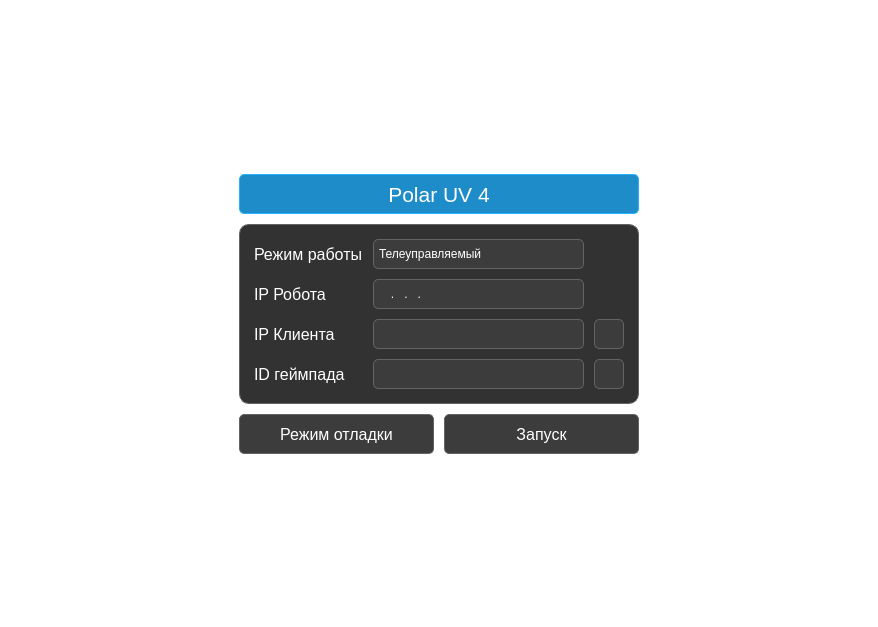
<?xml version="1.0" encoding="UTF-8"?>
<ui version="4.0">
 <class>AuthorizationWidget</class>
 <widget class="QWidget" name="AuthorizationWidget">
  <property name="geometry">
   <rect>
    <x>0</x>
    <y>0</y>
    <width>878</width>
    <height>627</height>
   </rect>
  </property>
  <property name="windowTitle">
   <string>AutorizationWidget</string>
  </property>
  <property name="styleSheet">
   <string notr="true">background: transparent;</string>
  </property>
  <layout class="QGridLayout" name="gridLayout_2">
   <property name="leftMargin">
    <number>0</number>
   </property>
   <property name="topMargin">
    <number>0</number>
   </property>
   <property name="rightMargin">
    <number>0</number>
   </property>
   <property name="bottomMargin">
    <number>0</number>
   </property>
   <property name="spacing">
    <number>10</number>
   </property>
   <item row="2" column="0">
    <spacer name="horizontalSpacer">
     <property name="orientation">
      <enum>Qt::Horizontal</enum>
     </property>
     <property name="sizeHint" stdset="0">
      <size>
       <width>220</width>
       <height>20</height>
      </size>
     </property>
    </spacer>
   </item>
   <item row="2" column="2">
    <spacer name="horizontalSpacer_2">
     <property name="orientation">
      <enum>Qt::Horizontal</enum>
     </property>
     <property name="sizeHint" stdset="0">
      <size>
       <width>40</width>
       <height>20</height>
      </size>
     </property>
    </spacer>
   </item>
   <item row="1" column="1">
    <widget class="QLabel" name="NameLabel">
     <property name="sizePolicy">
      <sizepolicy hsizetype="Preferred" vsizetype="Fixed">
       <horstretch>0</horstretch>
       <verstretch>0</verstretch>
      </sizepolicy>
     </property>
     <property name="minimumSize">
      <size>
       <width>0</width>
       <height>40</height>
      </size>
     </property>
     <property name="maximumSize">
      <size>
       <width>16777215</width>
       <height>40</height>
      </size>
     </property>
     <property name="font">
      <font>
       <pointsize>16</pointsize>
      </font>
     </property>
     <property name="styleSheet">
      <string notr="true">QLabel
{
	color: white;
	background-color:rgb(30,140,200);
	border-width:1px;
	border-color: rgb(38,179,255);
	border-radius:5px;
	border-style:solid;
}</string>
     </property>
     <property name="text">
      <string>Polar UV 4</string>
     </property>
     <property name="alignment">
      <set>Qt::AlignCenter</set>
     </property>
    </widget>
   </item>
   <item row="4" column="1">
    <spacer name="verticalSpacer_4">
     <property name="orientation">
      <enum>Qt::Vertical</enum>
     </property>
     <property name="sizeHint" stdset="0">
      <size>
       <width>20</width>
       <height>40</height>
      </size>
     </property>
    </spacer>
   </item>
   <item row="2" column="1">
    <widget class="QWidget" name="InputWidget" native="true">
     <property name="sizePolicy">
      <sizepolicy hsizetype="Fixed" vsizetype="Fixed">
       <horstretch>0</horstretch>
       <verstretch>0</verstretch>
      </sizepolicy>
     </property>
     <property name="minimumSize">
      <size>
       <width>400</width>
       <height>180</height>
      </size>
     </property>
     <property name="maximumSize">
      <size>
       <width>400</width>
       <height>180</height>
      </size>
     </property>
     <property name="styleSheet">
      <string notr="true">background-color:rgb(50,50,50);
    border-width:1px;
    border-color :rgb(100,100,100);
    border-radius:10px;
    border-style:solid;</string>
     </property>
     <layout class="QGridLayout" name="gridLayout">
      <property name="leftMargin">
       <number>15</number>
      </property>
      <property name="topMargin">
       <number>15</number>
      </property>
      <property name="rightMargin">
       <number>15</number>
      </property>
      <property name="bottomMargin">
       <number>15</number>
      </property>
      <property name="spacing">
       <number>10</number>
      </property>
      <item row="1" column="0">
       <widget class="QLabel" name="RobotIPLabel">
        <property name="sizePolicy">
         <sizepolicy hsizetype="Fixed" vsizetype="Fixed">
          <horstretch>0</horstretch>
          <verstretch>0</verstretch>
         </sizepolicy>
        </property>
        <property name="minimumSize">
         <size>
          <width>0</width>
          <height>30</height>
         </size>
        </property>
        <property name="maximumSize">
         <size>
          <width>16777215</width>
          <height>30</height>
         </size>
        </property>
        <property name="font">
         <font>
          <family>MS Shell Dlg 2</family>
          <pointsize>12</pointsize>
          <weight>50</weight>
          <bold>false</bold>
          <kerning>true</kerning>
         </font>
        </property>
        <property name="styleSheet">
         <string notr="true">color: white;
border: none;</string>
        </property>
        <property name="text">
         <string>IP Робота</string>
        </property>
       </widget>
      </item>
      <item row="2" column="1">
       <widget class="QComboBox" name="ClientIPComboBox">
        <property name="minimumSize">
         <size>
          <width>0</width>
          <height>30</height>
         </size>
        </property>
        <property name="maximumSize">
         <size>
          <width>16777215</width>
          <height>30</height>
         </size>
        </property>
        <property name="styleSheet">
         <string notr="true">QComboBox {
	font: 10pt &quot;MS Shell Dlg 2&quot;;
	color: white;
    padding: 1px 18px 1px 5px;
}

QComboBox:editable {
    background: rgb(60,60,60);
	border: 1px solid rgb(100,100,100) ;
    border-top-left-radius: 5px;
	border-top-right-radius: 5px;
}

QComboBox:!editable, QComboBox::drop-down:editable { /* Штука не выдвинута*/
	background: rgb(60,60,60);
	border: 1px solid rgb(100,100,100) ;
    border-top-left-radius: 5px;
	border-top-right-radius: 5px;
	border-bottom-left-radius: 5px;
	border-bottom-right-radius: 5px;
}

QComboBox:!editable:on, QComboBox::drop-down:editable:on { /* Штука выдвинута*/
	background: rgb(60,60,60);
	border: 1px solid rgb(100,100,100) ;
    border-top-left-radius: 5px;
	border-top-right-radius: 5px;
	border-bottom-left-radius: 0px;
	border-bottom-right-radius: 0px;
} 

QComboBox::drop-down {
    subcontrol-origin: padding;
    subcontrol-position: top right;
    width: 15px;

    border-top-right-radius: 5px; /* same radius as the QComboBox */
    border-bottom-right-radius: 5px;
}

QComboBox::down-arrow {
    image: url(Icons/ComboBoxDownArrow.png);
	width: 10px;
	height: 10px;
	right: 5px;
} 

QComboBox::down-arrow:on { /* shift the arrow when popup is open */
    image: url(Icons/ComboBoxUpArrow.png);
}

QComboBox QAbstractItemView {
	color: white;
	border: 1px solid rgb(100,100,100) ;
	border-radius: 5px;
	border-top-left-radius: 0px;
	border-top-right-radius: 0px;
	background-color: rgb(60,60,60);
    selection-background-color: rgb(30,140,200);
}</string>
        </property>
       </widget>
      </item>
      <item row="3" column="0">
       <widget class="QLabel" name="GamepadIDLabel">
        <property name="sizePolicy">
         <sizepolicy hsizetype="Preferred" vsizetype="Fixed">
          <horstretch>0</horstretch>
          <verstretch>0</verstretch>
         </sizepolicy>
        </property>
        <property name="minimumSize">
         <size>
          <width>0</width>
          <height>30</height>
         </size>
        </property>
        <property name="maximumSize">
         <size>
          <width>16777215</width>
          <height>30</height>
         </size>
        </property>
        <property name="font">
         <font>
          <family>MS Shell Dlg 2</family>
          <pointsize>12</pointsize>
          <weight>50</weight>
          <bold>false</bold>
          <kerning>true</kerning>
         </font>
        </property>
        <property name="styleSheet">
         <string notr="true">color: white;
border: none;</string>
        </property>
        <property name="text">
         <string>ID геймпада</string>
        </property>
       </widget>
      </item>
      <item row="2" column="0">
       <widget class="QLabel" name="ClientIPLabel">
        <property name="enabled">
         <bool>true</bool>
        </property>
        <property name="sizePolicy">
         <sizepolicy hsizetype="Fixed" vsizetype="Fixed">
          <horstretch>0</horstretch>
          <verstretch>0</verstretch>
         </sizepolicy>
        </property>
        <property name="minimumSize">
         <size>
          <width>0</width>
          <height>30</height>
         </size>
        </property>
        <property name="maximumSize">
         <size>
          <width>16777215</width>
          <height>30</height>
         </size>
        </property>
        <property name="font">
         <font>
          <family>MS Shell Dlg 2</family>
          <pointsize>12</pointsize>
          <weight>50</weight>
          <bold>false</bold>
          <kerning>true</kerning>
         </font>
        </property>
        <property name="styleSheet">
         <string notr="true">color: white;
border: none;</string>
        </property>
        <property name="text">
         <string>IP Клиента</string>
        </property>
       </widget>
      </item>
      <item row="1" column="1">
       <widget class="QLineEdit" name="RobotIPEdit">
        <property name="minimumSize">
         <size>
          <width>0</width>
          <height>30</height>
         </size>
        </property>
        <property name="maximumSize">
         <size>
          <width>16777215</width>
          <height>30</height>
         </size>
        </property>
        <property name="styleSheet">
         <string notr="true">QLineEdit {
	font: 10pt &quot;MS Shell Dlg 2&quot;;
	color: white;
	background: rgb(60,60,60);
	selection-background-color: rgb(30,140,200);
    border: 1px solid rgb(100,100,100);
    border-radius: 5px;
	padding-left: 5px;
}</string>
        </property>
        <property name="inputMask">
         <string>000.000.000.000</string>
        </property>
        <property name="text">
         <string>...</string>
        </property>
        <property name="frame">
         <bool>true</bool>
        </property>
       </widget>
      </item>
      <item row="3" column="1">
       <widget class="QComboBox" name="GamepadComboBox">
        <property name="minimumSize">
         <size>
          <width>0</width>
          <height>30</height>
         </size>
        </property>
        <property name="maximumSize">
         <size>
          <width>16777215</width>
          <height>30</height>
         </size>
        </property>
        <property name="styleSheet">
         <string notr="true">QComboBox {
	font: 10pt &quot;MS Shell Dlg 2&quot;;
	color: white;
    padding: 1px 18px 1px 5px;
}

QComboBox:editable {
    background: rgb(60,60,60);
	border: 1px solid rgb(100,100,100) ;
    border-top-left-radius: 5px;
	border-top-right-radius: 5px;
}

QComboBox:!editable, QComboBox::drop-down:editable { /* Штука не выдвинута*/
	background: rgb(60,60,60);
	border: 1px solid rgb(100,100,100) ;
    border-top-left-radius: 5px;
	border-top-right-radius: 5px;
	border-bottom-left-radius: 5px;
	border-bottom-right-radius: 5px;
}

QComboBox:!editable:on, QComboBox::drop-down:editable:on { /* Штука выдвинута*/
	background: rgb(60,60,60);
	border: 1px solid rgb(100,100,100) ;
    border-top-left-radius: 5px;
	border-top-right-radius: 5px;
	border-bottom-left-radius: 0px;
	border-bottom-right-radius: 0px;
} 

QComboBox::drop-down {
    subcontrol-origin: padding;
    subcontrol-position: top right;
    width: 15px;

    border-top-right-radius: 5px; /* same radius as the QComboBox */
    border-bottom-right-radius: 5px;
}

QComboBox::down-arrow {
    image: url(Icons/ComboBoxDownArrow.png);
	width: 10px;
	height: 10px;
	right: 5px;
} 

QComboBox::down-arrow:on { /* shift the arrow when popup is open */
    image: url(Icons/ComboBoxUpArrow.png);
}

QComboBox QAbstractItemView {
	color: white;
	border: 1px solid rgb(100,100,100) ;
	border-radius: 5px;
	border-top-left-radius: 0px;
	border-top-right-radius: 0px;
	background-color: rgb(60,60,60);
    selection-background-color: rgb(30,140,200);
}</string>
        </property>
       </widget>
      </item>
      <item row="3" column="2">
       <widget class="QPushButton" name="RefreshGamepadIDsButton">
        <property name="sizePolicy">
         <sizepolicy hsizetype="Fixed" vsizetype="Fixed">
          <horstretch>0</horstretch>
          <verstretch>0</verstretch>
         </sizepolicy>
        </property>
        <property name="minimumSize">
         <size>
          <width>30</width>
          <height>30</height>
         </size>
        </property>
        <property name="maximumSize">
         <size>
          <width>30</width>
          <height>30</height>
         </size>
        </property>
        <property name="font">
         <font>
          <family>Arial</family>
          <pointsize>10</pointsize>
          <weight>50</weight>
          <bold>false</bold>
          <stylestrategy>PreferDefault</stylestrategy>
          <kerning>true</kerning>
         </font>
        </property>
        <property name="cursor">
         <cursorShape>ArrowCursor</cursorShape>
        </property>
        <property name="toolTip">
         <string>Обновить</string>
        </property>
        <property name="layoutDirection">
         <enum>Qt::RightToLeft</enum>
        </property>
        <property name="styleSheet">
         <string notr="true">QPushButton {
	color: white;
	background-color:rgb(60,60,60);
	border: 1px solid rgb(100,100,100);
	border-radius:5px;
	icon: url(Icons/ReloadIcon.png);
}

QPushButton:hover:!pressed {
    background-color: rgb(70,70,70);
}

QToolTip
{
	color: white;
	background-color: rgb(30,140,200);
	border: 1px solid rgb(38,179,255);
	border-radius: 3px;
}</string>
        </property>
        <property name="text">
         <string/>
        </property>
        <property name="iconSize">
         <size>
          <width>20</width>
          <height>20</height>
         </size>
        </property>
        <property name="autoDefault">
         <bool>false</bool>
        </property>
       </widget>
      </item>
      <item row="2" column="2">
       <widget class="QPushButton" name="RefreshClientIPsButton">
        <property name="sizePolicy">
         <sizepolicy hsizetype="Fixed" vsizetype="Fixed">
          <horstretch>0</horstretch>
          <verstretch>0</verstretch>
         </sizepolicy>
        </property>
        <property name="minimumSize">
         <size>
          <width>30</width>
          <height>30</height>
         </size>
        </property>
        <property name="maximumSize">
         <size>
          <width>30</width>
          <height>30</height>
         </size>
        </property>
        <property name="font">
         <font>
          <family>Arial</family>
          <pointsize>10</pointsize>
          <weight>50</weight>
          <bold>false</bold>
          <stylestrategy>PreferDefault</stylestrategy>
          <kerning>true</kerning>
         </font>
        </property>
        <property name="cursor">
         <cursorShape>ArrowCursor</cursorShape>
        </property>
        <property name="toolTip">
         <string>Обновить</string>
        </property>
        <property name="layoutDirection">
         <enum>Qt::RightToLeft</enum>
        </property>
        <property name="styleSheet">
         <string notr="true">QPushButton {
	color: white;
	background-color:rgb(60,60,60);
	border: 1px solid rgb(100,100,100);
	border-radius:5px;
	icon: url(Icons/ReloadIcon.png);
}

QPushButton:hover:!pressed {
    background-color: rgb(70,70,70);
}

QToolTip
{
	color: white;
	background-color: rgb(30,140,200);
	border: 1px solid rgb(38,179,255);
	border-radius: 3px;
}</string>
        </property>
        <property name="text">
         <string/>
        </property>
        <property name="iconSize">
         <size>
          <width>20</width>
          <height>20</height>
         </size>
        </property>
        <property name="autoDefault">
         <bool>false</bool>
        </property>
       </widget>
      </item>
      <item row="0" column="0">
       <widget class="QLabel" name="ModeLabel">
        <property name="minimumSize">
         <size>
          <width>0</width>
          <height>30</height>
         </size>
        </property>
        <property name="maximumSize">
         <size>
          <width>16777215</width>
          <height>30</height>
         </size>
        </property>
        <property name="font">
         <font>
          <pointsize>12</pointsize>
         </font>
        </property>
        <property name="styleSheet">
         <string notr="true">color: white;
border: none;</string>
        </property>
        <property name="text">
         <string>Режим работы</string>
        </property>
       </widget>
      </item>
      <item row="0" column="1">
       <widget class="QComboBox" name="ModeComboBox">
        <property name="minimumSize">
         <size>
          <width>0</width>
          <height>30</height>
         </size>
        </property>
        <property name="maximumSize">
         <size>
          <width>16777215</width>
          <height>30</height>
         </size>
        </property>
        <property name="styleSheet">
         <string notr="true">QComboBox {
	font: 10pt &quot;MS Shell Dlg 2&quot;;
	color: white;
    padding: 1px 18px 1px 5px;
}

QComboBox:editable {
    background: rgb(60,60,60);
	border: 1px solid rgb(100,100,100) ;
    border-top-left-radius: 5px;
	border-top-right-radius: 5px;
}

QComboBox:!editable, QComboBox::drop-down:editable { /* Штука не выдвинута*/
	background: rgb(60,60,60);
	border: 1px solid rgb(100,100,100) ;
    border-top-left-radius: 5px;
	border-top-right-radius: 5px;
	border-bottom-left-radius: 5px;
	border-bottom-right-radius: 5px;
}

QComboBox:!editable:on, QComboBox::drop-down:editable:on { /* Штука выдвинута*/
	background: rgb(60,60,60);
	border: 1px solid rgb(100,100,100) ;
    border-top-left-radius: 5px;
	border-top-right-radius: 5px;
	border-bottom-left-radius: 0px;
	border-bottom-right-radius: 0px;
} 

QComboBox::drop-down {
    subcontrol-origin: padding;
    subcontrol-position: top right;
    width: 15px;

    border-top-right-radius: 5px; /* same radius as the QComboBox */
    border-bottom-right-radius: 5px;
}

QComboBox::down-arrow {
    image: url(Icons/ComboBoxDownArrow.png);
	width: 10px;
	height: 10px;
	right: 5px;
} 

QComboBox::down-arrow:on { /* shift the arrow when popup is open */
    image: url(Icons/ComboBoxUpArrow.png);
}

QComboBox QAbstractItemView {
	color: white;
	border: 1px solid rgb(100,100,100) ;
	border-radius: 5px;
	border-top-left-radius: 0px;
	border-top-right-radius: 0px;
	background-color: rgb(60,60,60);
    selection-background-color: rgb(30,140,200);
}</string>
        </property>
        <item>
         <property name="text">
          <string>Телеуправляемый</string>
         </property>
        </item>
        <item>
         <property name="text">
          <string>Автономный</string>
         </property>
        </item>
       </widget>
      </item>
     </layout>
    </widget>
   </item>
   <item row="3" column="1">
    <widget class="QWidget" name="ButtonsWidget" native="true">
     <layout class="QHBoxLayout" name="horizontalLayout">
      <property name="spacing">
       <number>10</number>
      </property>
      <property name="leftMargin">
       <number>0</number>
      </property>
      <property name="topMargin">
       <number>0</number>
      </property>
      <property name="rightMargin">
       <number>0</number>
      </property>
      <property name="bottomMargin">
       <number>0</number>
      </property>
      <item>
       <widget class="QPushButton" name="DebugButton">
        <property name="enabled">
         <bool>true</bool>
        </property>
        <property name="minimumSize">
         <size>
          <width>0</width>
          <height>40</height>
         </size>
        </property>
        <property name="maximumSize">
         <size>
          <width>16777215</width>
          <height>40</height>
         </size>
        </property>
        <property name="font">
         <font>
          <family>MS Shell Dlg 2</family>
          <pointsize>12</pointsize>
          <weight>50</weight>
          <bold>false</bold>
          <stylestrategy>PreferDefault</stylestrategy>
          <kerning>true</kerning>
         </font>
        </property>
        <property name="cursor">
         <cursorShape>ArrowCursor</cursorShape>
        </property>
        <property name="layoutDirection">
         <enum>Qt::RightToLeft</enum>
        </property>
        <property name="styleSheet">
         <string notr="true">QPushButton {
color: white;
background-color:rgb(60,60,60);
border: 1px solid rgb(100,100,100);
border-radius:5px;
}

QPushButton:hover:!pressed {
    background-color: rgb(70,70,70);
}</string>
        </property>
        <property name="text">
         <string>Режим отладки</string>
        </property>
        <property name="iconSize">
         <size>
          <width>20</width>
          <height>20</height>
         </size>
        </property>
        <property name="autoDefault">
         <bool>false</bool>
        </property>
       </widget>
      </item>
      <item>
       <widget class="QPushButton" name="LaunchButton">
        <property name="enabled">
         <bool>true</bool>
        </property>
        <property name="minimumSize">
         <size>
          <width>0</width>
          <height>40</height>
         </size>
        </property>
        <property name="maximumSize">
         <size>
          <width>16777215</width>
          <height>40</height>
         </size>
        </property>
        <property name="font">
         <font>
          <family>MS Shell Dlg 2</family>
          <pointsize>12</pointsize>
          <weight>50</weight>
          <bold>false</bold>
          <stylestrategy>PreferDefault</stylestrategy>
          <kerning>true</kerning>
         </font>
        </property>
        <property name="cursor">
         <cursorShape>ArrowCursor</cursorShape>
        </property>
        <property name="layoutDirection">
         <enum>Qt::RightToLeft</enum>
        </property>
        <property name="styleSheet">
         <string notr="true">QPushButton {
color: white;
background-color:rgb(60,60,60);
border: 1px solid rgb(100,100,100);
border-radius:5px;
}

QPushButton:hover:!pressed {
    background-color: rgb(70,70,70);
}</string>
        </property>
        <property name="text">
         <string>Запуск</string>
        </property>
        <property name="iconSize">
         <size>
          <width>20</width>
          <height>20</height>
         </size>
        </property>
        <property name="autoDefault">
         <bool>false</bool>
        </property>
       </widget>
      </item>
     </layout>
    </widget>
   </item>
   <item row="0" column="1">
    <spacer name="verticalSpacer_5">
     <property name="orientation">
      <enum>Qt::Vertical</enum>
     </property>
     <property name="sizeHint" stdset="0">
      <size>
       <width>20</width>
       <height>40</height>
      </size>
     </property>
    </spacer>
   </item>
  </layout>
 </widget>
 <resources/>
 <connections/>
</ui>
